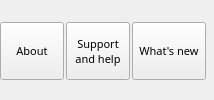
        <widget class="QWidget" name="TabHelp">
         <property name="font">
          <font>
           <family>Sans Serif</family>
           <pointsize>8</pointsize>
          </font>
         </property>
         <attribute name="title">
          <string>Help</string>
         </attribute>
         <layout class="QHBoxLayout" name="horizontalLayout_6">
          <property name="spacing">
           <number>2</number>
          </property>
          <property name="margin">
           <number>0</number>
          </property>
          <item>
           <widget class="QToolButton" name="Action_About_BT">
            <property name="sizePolicy">
             <sizepolicy hsizetype="Fixed" vsizetype="Fixed">
              <horstretch>0</horstretch>
              <verstretch>0</verstretch>
             </sizepolicy>
            </property>
            <property name="minimumSize">
             <size>
              <width>64</width>
              <height>58</height>
             </size>
            </property>
            <property name="maximumSize">
             <size>
              <width>16777215</width>
              <height>56</height>
             </size>
            </property>
            <property name="font">
             <font>
              <family>Sans Serif</family>
              <pointsize>8</pointsize>
             </font>
            </property>
            <property name="toolTip">
             <string>Display information about ffDiaporama</string>
            </property>
            <property name="text">
             <string>About</string>
            </property>
            <property name="icon">
             <iconset>
              <normaloff>:/application-ffDiaporama.png</normaloff>:/application-ffDiaporama.png</iconset>
            </property>
            <property name="iconSize">
             <size>
              <width>24</width>
              <height>24</height>
             </size>
            </property>
            <property name="toolButtonStyle">
             <enum>Qt::ToolButtonTextUnderIcon</enum>
            </property>
           </widget>
          </item>
          <item>
           <widget class="QToolButton" name="ActionDocumentation_BT">
            <property name="sizePolicy">
             <sizepolicy hsizetype="Fixed" vsizetype="Fixed">
              <horstretch>0</horstretch>
              <verstretch>0</verstretch>
             </sizepolicy>
            </property>
            <property name="minimumSize">
             <size>
              <width>64</width>
              <height>58</height>
             </size>
            </property>
            <property name="maximumSize">
             <size>
              <width>16777215</width>
              <height>56</height>
             </size>
            </property>
            <property name="font">
             <font>
              <family>Sans Serif</family>
              <pointsize>8</pointsize>
             </font>
            </property>
            <property name="toolTip">
             <string>Call ffDiaporama WIKI</string>
            </property>
            <property name="text">
             <string>Support
and help</string>
            </property>
            <property name="icon">
             <iconset>
              <normaloff>:/img/help.png</normaloff>:/img/help.png</iconset>
            </property>
            <property name="iconSize">
             <size>
              <width>24</width>
              <height>24</height>
             </size>
            </property>
            <property name="shortcut">
             <string>F1</string>
            </property>
            <property name="toolButtonStyle">
             <enum>Qt::ToolButtonTextUnderIcon</enum>
            </property>
           </widget>
          </item>
          <item>
           <widget class="QToolButton" name="ActionNewFunctions_BT">
            <property name="sizePolicy">
             <sizepolicy hsizetype="Fixed" vsizetype="Fixed">
              <horstretch>0</horstretch>
              <verstretch>0</verstretch>
             </sizepolicy>
            </property>
            <property name="minimumSize">
             <size>
              <width>64</width>
              <height>58</height>
             </size>
            </property>
            <property name="maximumSize">
             <size>
              <width>16777215</width>
              <height>56</height>
             </size>
            </property>
            <property name="font">
             <font>
              <family>Sans Serif</family>
              <pointsize>8</pointsize>
             </font>
            </property>
            <property name="toolTip">
             <string>Display blog/news page from internet WEB site</string>
            </property>
            <property name="text">
             <string>What's new</string>
            </property>
            <property name="icon">
             <iconset>
              <normaloff>:/img/contents.png</normaloff>:/img/contents.png</iconset>
            </property>
            <property name="iconSize">
             <size>
              <width>24</width>
              <height>24</height>
             </size>
            </property>
            <property name="toolButtonStyle">
             <enum>Qt::ToolButtonTextUnderIcon</enum>
            </property>
           </widget>
          </item>
          <item>
           <widget class="QLabel" name="label_4">
            <property name="text">
             <string notr="true"/>
            </property>
           </widget>
          </item>
         </layout>
        </widget>
